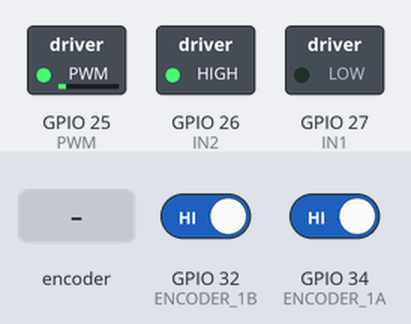
Simulated run of this program. Board: ESP32. Shown: switched loads named in the program (green lamp = pin HIGH). Inputs (shaded band) come from the test bench; at power-on: GPIO 32 (ENCODER_1B) HIGH, GPIO 34 (ENCODER_1A) HIGH. What the program prints to the serial monitor is not drawn.

Above: at 1.2 s.
1.3 s: rotary encoder on GPIO 34 (ENCODER_1A) / GPIO 32 (ENCODER_1B) turned 3 steps (first pin leading)
At 1.65 s:
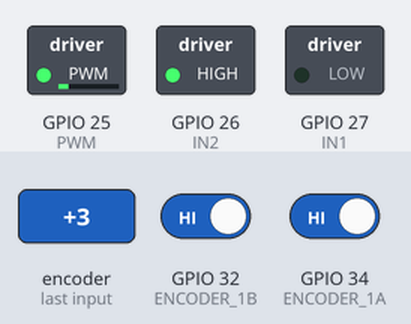
4.9 s: rotary encoder on GPIO 34 (ENCODER_1A) / GPIO 32 (ENCODER_1B) turned 1 step (first pin leading)
At 5.5 s:
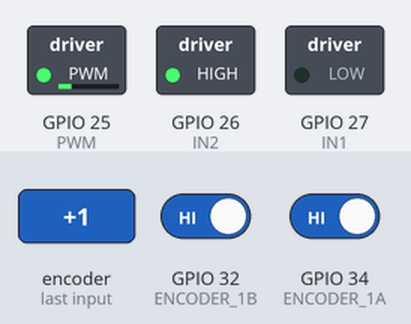
Timing chart, 0 to 7.9 s (numbered marks = the images above; inputs shaded):
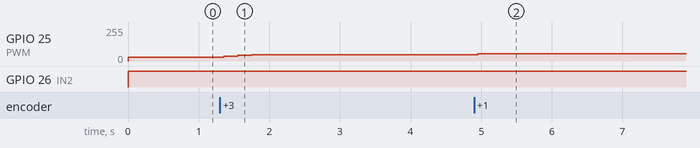

The program:

main.cpp
```cpp
#include <Arduino.h>
#include "motorControl.h"
#include "encoder.h"

// PID constants
const float kp = 6.0;
const float kd = 0.035;
const float ki = 0.0;

// Variables for timing
long prevT = 0;
float eprev = 0;
float eintegral = 0;

// Target position, initialized with a default
volatile int target = 0;

void setup() {
    Serial.begin(115200);
    while (!Serial); // Wait for the serial port to connect. Needed for native USB
    // Serial.println("Enter target angle in degrees:");
    pinMode(ENCODER_1A, INPUT);
    pinMode(ENCODER_1B, INPUT);
    attachInterrupt(digitalPinToInterrupt(ENCODER_1A), encoder1_isr, RISING);

    pinMode(PWM, OUTPUT);
    pinMode(IN1, OUTPUT);
    pinMode(IN2, OUTPUT);
}

void loop() {

    target = 11/2; // 11 xung 1 vong --> 360 do

    long currT = micros();
    float deltaT = ((float)(currT - prevT)) / 1.0e6;
    prevT = currT;

    noInterrupts();
    int pos = posi;
    interrupts();

    // PID algorithm - Gain, integral, D
    float e = pos - target; //P

    float dedt = (e - eprev) / deltaT; //D

    eintegral += e * deltaT; //I

    float u = kp * e + kd * dedt + ki * eintegral;

    int pwr = (int)fabs(u);
    pwr = constrain(pwr, 0, 200); //PWM: 0 - 255

    int dir = (u < 0) ? -1 : 1;

    setMotor(dir, pwr);

    eprev = e;

    Serial.print("Target: "); Serial.print(target);
    Serial.print("\tCurrent position: "); Serial.println(pos);
}
```

encoder.h
```cpp
#ifndef ENCODER_H
#define ENCODER_H

#include <Arduino.h>

//Encoderr pins
#define ENCODER_1A 34
#define ENCODER_1B 32

// Global variables
extern volatile int posi;

// Function prototypes
void encoder1_isr();

#endif
```

motorControl.h
```cpp
#ifndef MOTOR_CONTROL_H
#define MOTOR_CONTROL_H

#include <Arduino.h>

// Motor control pins
#define PWM 25
#define IN2 26
#define IN1 27

// Function prototypes
void setMotor(int dir, int pwmVal);

#endif
```

encoder.cpp
```cpp
#include "encoder.h"
volatile int posi=0; // Position updated by the encoder

void encoder1_isr() {
    int B = digitalRead(ENCODER_1B);
    if (B > 0) {
        posi++;
    } else {
        posi--;
    }
}
```

motorControl.cpp
```cpp
#include "motorControl.h"

void setMotor(int dir, int pwmVal)
{
    analogWrite(PWM, pwmVal);
    if (dir == 1) {
        digitalWrite(IN1, HIGH);
        digitalWrite(IN2, LOW);
    } else if  (dir == -1) {
        digitalWrite(IN1, LOW);
        digitalWrite(IN2, HIGH);
    } else {
        digitalWrite(IN1, LOW);
        digitalWrite(IN2, LOW);
    }

}
```

Measured:
- after the input at 1.3 s, GPIO 25 (PWM): 30/255 → 36/255 after 0.05 s, → 42/255 0.20 s later, → 48/255 0.20 s later
- after the input at 4.9 s, GPIO 25 (PWM): 48/255 → 54/255 after 0.05 s
